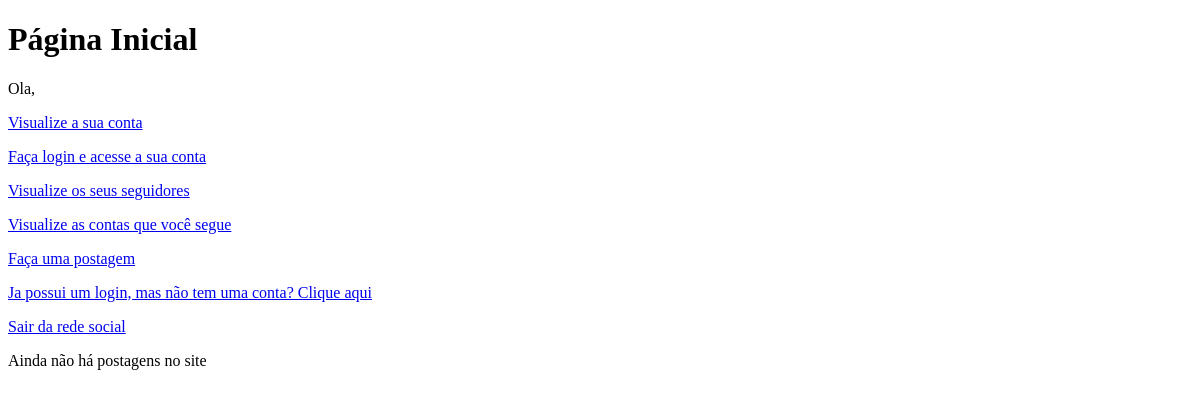
The app's page /, older data.
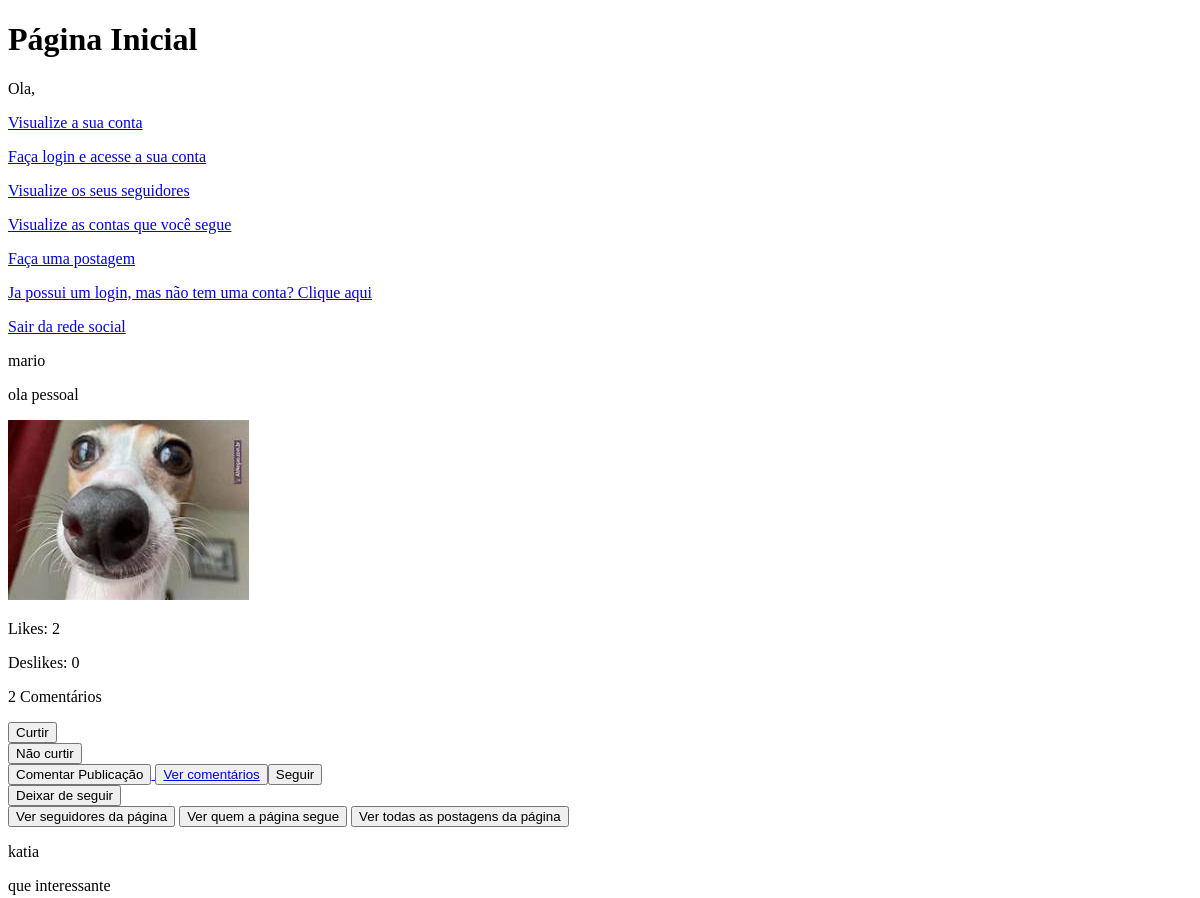
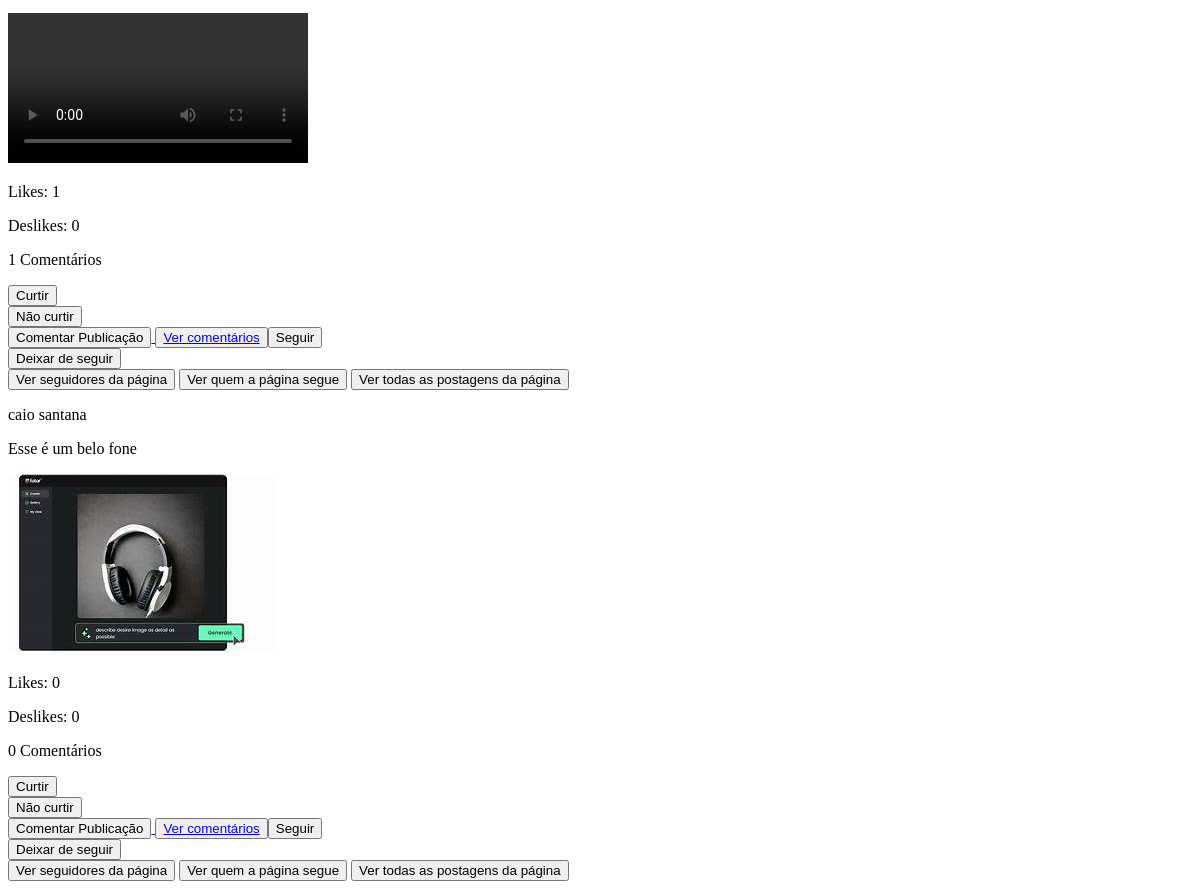
The same page, newer data (2 pictures, top to bottom).
### redesocial/models.py (models this page shows, shortened)
class Post(models.Model):
    dono_postagem = models.ForeignKey(Conta, on_delete=models.CASCADE)
    texto = models.CharField(max_length=6000, null = True, blank=True)
    imagem_postagem = models.ImageField(upload_to = 'redesocial/ImagemPostagem', null=True, blank=True)
    video = models.FileField(upload_to='redesocial/videos', null=True, blank=True)
    curtidas = models.IntegerField(default=0)
    nao_curtidas = models.IntegerField(default = 0)
    quantidade_comentarios = models.IntegerField(default= 0)

class Conta(models.Model):
    nome = models.CharField(max_length=400)
    biografia = models.CharField(max_length=1000, blank=True)
    interesses = models.CharField(max_length=1000, blank=True)
    estado_civil = models.CharField(max_length=500, blank = True)
    dono_da_conta = models.ForeignKey(User,  on_delete=models.CASCADE)
    seguidores = models.ManyToManyField('self', symmetrical=False, related_name='MeSeguindo')
    seguindo = models.ManyToManyField('self', symmetrical=False, related_name='ContasSeguidas')
    foto_perfil = models.ImageField(upload_to = 'redesocial/fotos', blank=True)
    data_criacao = models.DateField(auto_now_add = True)
    numero_seguidores = models.IntegerField(default=0)
    numero_seguindo = models.IntegerField(default=0)

### redesocial/views.py (the view)
# urls.py: path('', views.index, name='index'),
def index(request):
    post = Post.objects.all()
    mensagem_usuario = f"Ola, {request.user.username}"
    dicionario_post = {'post':post,'mensagem_usuario':mensagem_usuario}
    return render(request,'redesocial/index.html', dicionario_post)

### redesocial/templates/redesocial/index.html (shortened to what this page needs)
<!DOCTYPE html>
<html lang="pt-br">
    <head>
    </head>
    <body>
        <h1>Página Inicial</h1>
        <p>{{mensagem_usuario}}</p>
        <p><a href="{%url 'minhaconta'%}">Visualize a sua conta</a></p>
        <p><a href="{%url 'criarconta'%}">Faça login e acesse a sua conta</a></p>
        <p><a href="{%url 'meus_seguidores'%}">Visualize os seus seguidores</a></p>
        <p><a href="{%url 'quem_sigo'%}">Visualize as contas que você segue</a></p>
        <p><a href="{%url 'posts'%}">Faça uma postagem</a></p>
        <p><a href="{%url 'criarconta'%}">Ja possui um login, mas não
            tem uma conta? Clique aqui</a></p>
        <p><a href="{%url 'logoutusuario'%}">Sair da rede social</a></p>
        {%if post%}
           {%for posts in post%}
            <section>
                <p>{{posts.dono_postagem.nome}}</p>
                {%if posts.texto%}
                     <p>{{posts.texto}}</p>
                {%else%}
                    <p>Não há texto na publicação</p>
                {%endif%}
                {%if posts.imagem_postagem%}
                    <p><img src="{{posts.imagem_postagem.url}}"></p>
                {%endif%}
                {%if posts.video%}
                    <video src="{{posts.video.url}}" controls ></video><br>
                {%endif%}
                <p>Likes: {{posts.curtidas}}</p>
                <p>Deslikes: {{posts.nao_curtidas}}</p>
                <p>{{posts.quantidade_comentarios}} Comentários</p>
               <form action="{%url 'curtir'%}" method="post">
                    <button type="submit">Curtir</button>
                </form>
                <form action="{%url 'nao_curtir'%}" method="post">
                    <button type="submit">Não curtir</button>
                </form>
                <a href="{%url 'comentar_publicacao' posts.id%}">
                   <button type="button">Comentar Publicação</button>
                </a>
                <a href="{%url 'ver_comentarios' posts.id%}">
                    <button type="button"> Ver comentários</buton>
                </a>
                <form action="{%url 'seguir'%}" method="post">
                    <button type="submit"> Seguir</button>
                </form>
                <form action="{%url 'deixar_de_seguir'%}" method="post">
                    <button type="submit">Deixar de seguir</button>
                </form>
                <button type="submit">Ver seguidores da página</button>
                <button type="submit">Ver quem a página segue</button>
                <button type="submit">Ver todas as postagens da página</button>
            </section>
           {%endfor%}
           {%else%}
                <p>Ainda não há postagens no site</p>
        {%endif%}
    </body>
</html>

Row changes from the older to the newer data that the page shows:
added Post: dono_postagem.nome "mario", texto "ola pessoal", imagem_postagem (picture), curtidas "2", nao_curtidas "0", quantidade_comentarios "2"
added Post: dono_postagem.nome "katia", texto "que interessante", curtidas "1", nao_curtidas "0", quantidade_comentarios "1"
added Post: dono_postagem.nome "caio santana", texto "Esse é um belo fone", imagem_postagem (picture), curtidas "0", nao_curtidas "0", quantidade_comentarios "0"
Text that changed along with them:
text no longer shown: "Ainda não há postagens no site"
